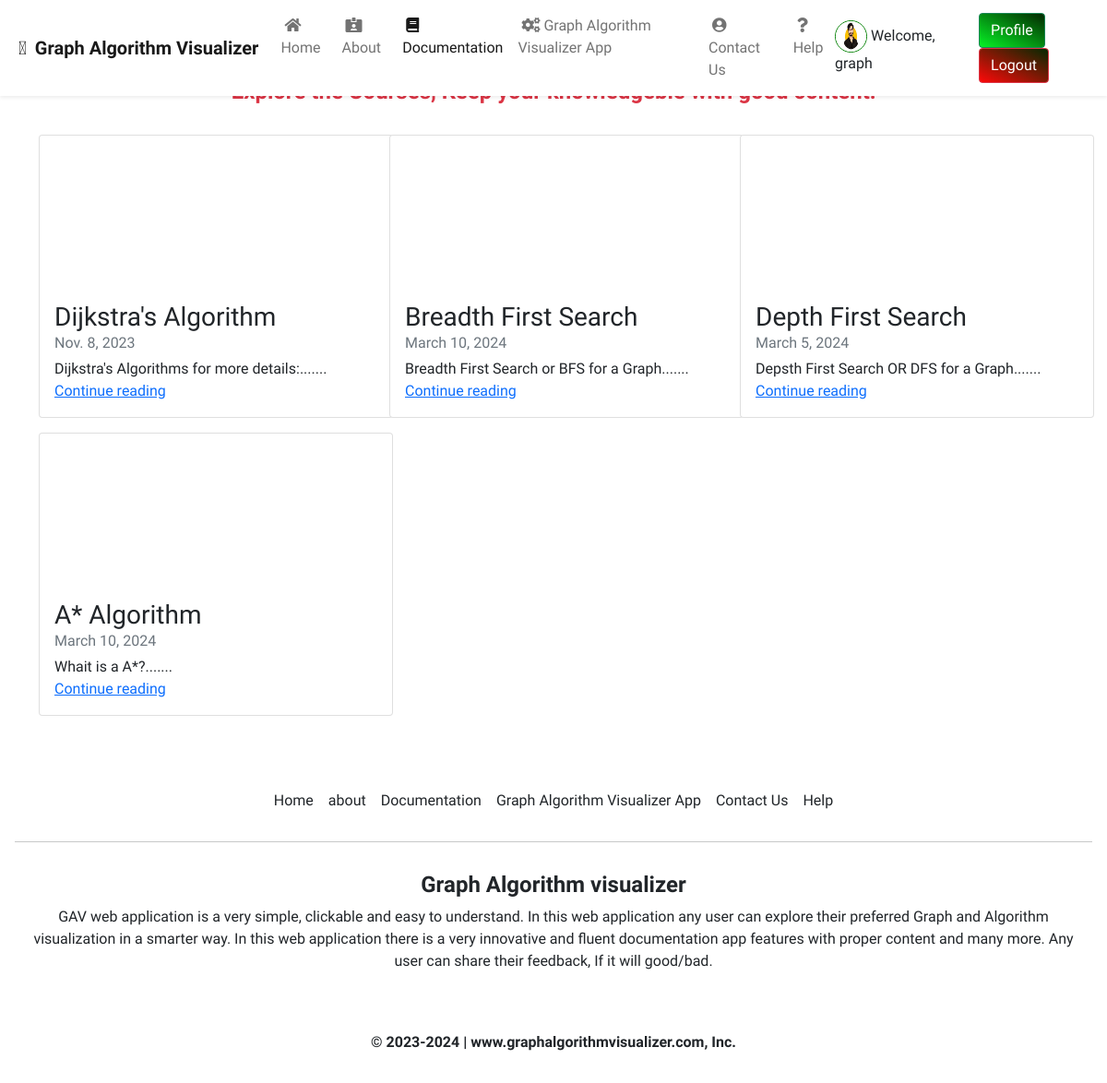
The page /documentation/ (signed in) on the database its author committed.
### documentation/models.py (models this page shows, shortened)
class DocumentPost(models.Model):
    docpost_id = models.AutoField(primary_key=True)
    title = models.CharField(max_length=50)
    videoUrl = EmbedVideoField()
    head0 = models.CharField(max_length=500, default="")
    chead0 = models.CharField(max_length=5000, default="")
    head1 = models.CharField(max_length=500, default="")
    chead1 = models.CharField(max_length=5000, default="")
    head2 = models.CharField(max_length=500, default="")
    chead2 = models.CharField(max_length=5000, default="")
    pub_date = models.DateField(max_length=30)
    thumbnail = models.ImageField(upload_to="documentation/images", default="")

### documentation/views.py (the view)
# urls.py: path('', views.index, name="index"),
def index(request):
    myposts = DocumentPost.objects.all()
    return render(request,"index.html", {'myposts': myposts})

### documentation/templates/index.html (shortened to what this page needs)
{% extends 'base.html' %}
{% load embed_video_tags %}
{% load static %}
{% block documentationactive %}
  active
{% endblock %}
{% block body %}
  {% load static %}
  <div class="container" style="margin-top: 85px;">
    <h4 class="text-center text-danger mb-4"><strong>Explore the Courses, Keep your knowledgeble with good content!</strong></h4>
    <div class="row">
      {% for item in myposts %}
        <div class="col-md-4">
          <div class="card my-2" style="width: 24rem;">
            <div class="ratio ratio-21x9">
              </div>
            <div class="card-body">
                <h3 class="mb-0">{{item.title}}</h3>
                <div class="mb-1 text-muted">{{item.pub_date}}</div>
                <p class="card-text mb-auto">{{item.head0}}.......</p>
                <a href="docpostfe/{{item.docpost_id}}" class="stretched-link mt-auto">Continue reading</a>
            </div>
          </div>
        </div>
      {% endfor %}
    </div>
  </div>
{% endblock %}

### GAVApp/templates/base.html (shortened to what this page needs)
<!doctype html>
<html lang="en">
<head>
  <link href="https://cdn.jsdelivr.net/npm/bootstrap@5.1.3/dist/css/bootstrap.min.css" rel="stylesheet">
  <link rel="stylesheet" href="https://pro.fontawesome.com/releases/v5.10.0/css/all.css"
 />
  <link rel="stylesheet" href="https://stackpath.bootstrapcdn.com/bootstrap/4.5.2/css/bootstrap.min.css"
>
    <link rel="stylesheet" href="https://cdnjs.cloudflare.com/ajax/libs/font-awesome/4.7.0/css/font-awesome.min.css">
    <link href="https://cdn.jsdelivr.net/npm/bootstrap@5.0.0-beta1/dist/css/bootstrap.min.css" rel="stylesheet"
>
  {% load static %}
  <link rel="stylesheet" href="{% static 'css/home.css' %}">
  <link rel="stylesheet" type="text/css" href="{% static 'css/styles/pathfinding.css' %}"/>
</head>
<body>
  {% load static %}
  <nav class="navbar navbar-expand-lg navbar-light bg-white fixed-top shadow-sm top-0">
    <a class="navbar-brand" href="/"><i class="fad fa-cogs mx-1"></i><strong> Graph Algorithm Visualizer</strong></a>
    <div class="collapse navbar-collapse" id="navbarSupportedContent">
      <ul class="navbar-nav mr-auto ">
        <li class="nav-item {% block homeactive %}  {% endblock homeactive %}">
          <a class="nav-link focus" href="/"><i class="fas fa-home mx-1"></i>Home <span class="sr-only">(current)</span></a>
        </li>
        <li class="nav-item {% block aboutactive %}  {% endblock aboutactive %}">
          <a class="nav-link focus" href="/about"><i class="fas fa-id-card-alt mx-1"></i>About</a>
        </li>
         <li class="nav-item {% block documentationactive %}  {% endblock documentationactive %}">
          <a class="nav-link focus" href="/documentation"><i class="fas fa-book mx-1"></i>Documentation</a>
        </li>
         <li class="nav-item {% block GAVmoduleactive %}  {% endblock GAVmoduleactive %}">
          <a class="nav-link focus" href="/GAVModule"><i class="fas fa-cogs mx-1"></i>Graph Algorithm Visualizer App</a>
        </li>
        <li class="nav-item {% block contactactive %}  {% endblock contactactive %} ">
          <a class="nav-link focus" href="/contact"><i class="fas fa-user-circle mx-1"></i>Contact Us</a>
        </li>
        <li class="nav-item {% block helpactive %}  {% endblock helpactive %} ">
          <a class="nav-link focus" href="/help"><i class="fas fa-question mx-1"></i>Help</a>
        </li>
      </ul>
      <div class="ml-auto form-inline ">
         {% if user.is_authenticated %}
        <ul class="navbar-nav mr-2">
          <li class="nav-item" style="margin-right: 40px; margin-top: 8px;">
            <img class="avatar" src='{% static "GAVApp/img/av1.jpg" %}'
                > Welcome, {{user}}
          </li>
          <li>
            <a href="/profile"><button type="button" class="btn btn-success btn-md acc-btn" style="background-image: linear-gradient(to top right, rgb(6 242 37), rgb(4, 41, 1));">Profile</button></a>
            <a href="/logout"><button type="button" class="btn btn-danger btn-md acc-btn" style="background-image: linear-gradient(to top right, rgb(253 9 9), rgb(4, 41, 1)); color: #fff;">Logout</button></a>
          </li>
        </ul>
      </div>
      {% else %}
      <a href="/login1" class="btn mx-2 text-light" role="button" data-toggle="tooltip" data-placement="top"
      title="Sign In" style="background-image: linear-gradient(to top right, rgb(6 242 37), rgb(4, 41, 1));">Login <i class="fas fa-sign-in-alt"></i></a>
      {% endif %}
    </div>
  </nav>
  {% block body %} {% endblock body %}
  <footer class="p-3 bg-white-low mt-5 shadow-2-strong">
    <ul class="nav justify-content-center pb-2">
        <li class="nav-item focus"><a href="/" class="nav-link px-2
                text-dark">Home</a></li>
        <li class="nav-item focus"><a href="/about" class="nav-link px-2
                text-dark">about</a></li>
                <li class="nav-item focus"><a href="/documentation" class="nav-link
                  px-2 text-dark">Documentation</a></li>
        <li class="nav-item focus"><a href="/GAVModule" class="nav-link
                px-2 text-dark">Graph Algorithm Visualizer App</a></li>
        <li class="nav-item focus"><a href="/contact" class="nav-link
                px-2 text-dark">Contact Us</a></li>
                <li class="nav-item focus"><a href="/help" class="nav-link
                  px-2 text-dark">Help</a></li>
    </ul>
    <hr class="shadow-1-strong">
    <div class="text-center p-3 mx-auto w-100">
        <h4 class="text-center text-dark" style="font-weight:bold ;">Graph Algorithm visualizer</h4>
        <p class="text-dark mt-1">GAV web application is a very simple,
            clickable and
            easy to understand. In this web application any user
            can explore their preferred Graph and Algorithm visualization
            in a smarter way. In this
            web application there is a very innovative and fluent
            documentation app features with proper content and many
            more. Any user can share their feedback, If it will good/bad.</p>
    </div>
</footer>
  <footer class="bg-white p-3 shadow-1-strong">
    <div class="bg-white">
        <span class="text-center">
            <p class="text-dark"><b>© 2023-2024 | www.graphalgorithmvisualizer.com, Inc.</b></p>
        </span>
    </div>
</footer>
</body>
</html>

### static/css/home.css (style rules this page uses)
.avatar { border: 0.5px solid green; vertical-align: middle; width: 35px; height: 35px; border-radius: 50%; }

### static/css/styles/pathfinding.css (style rules this page uses)
* { padding: 0; margin: 0; box-sizing: border-box; }

### rows shown on the page
DocumentPost: title "Dijkstra's Algorithm", pub_date "Nov. 8, 2023", head0 "Dijkstra's Algorithms for more details:"
DocumentPost: title "Breadth First Search", pub_date "March 10, 2024", head0 "Breadth First Search or BFS for a Graph"
DocumentPost: title "Depth First Search", pub_date "March 5, 2024", head0 "Depsth First Search OR DFS for a Graph"
DocumentPost: title "A* Algorithm", pub_date "March 10, 2024", head0 "Whait is a A*?"

### other values the page prints
{{ user }} "graph"
